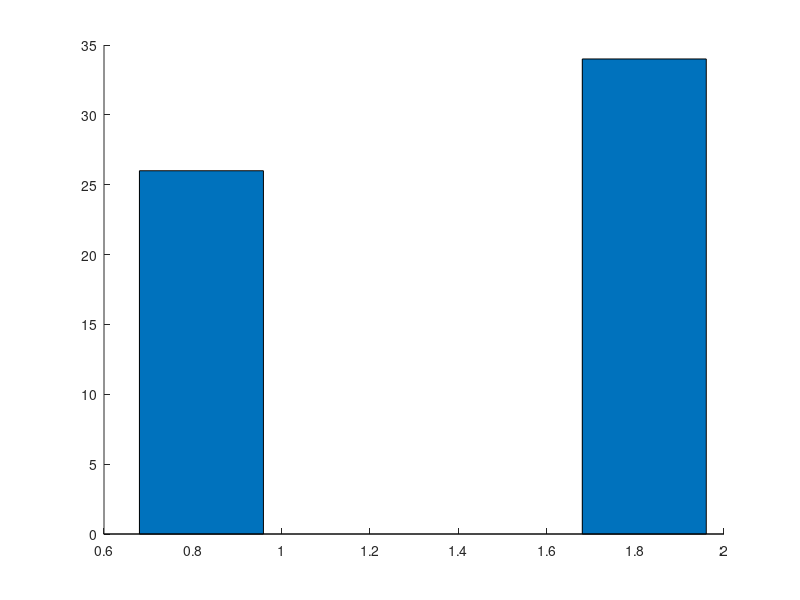

Recreate this plot in MATLAB. (Note: this script raises an error after producing the figure.)
clear; clc; close all;


%%
job_completed = [26 30;
                34 56];
             
bar(job_completed, 'group');
ylabel('job completed');
xlabel('Users');
strLegend={'DRF','FDRF'};
legend(strLegend);
%%
